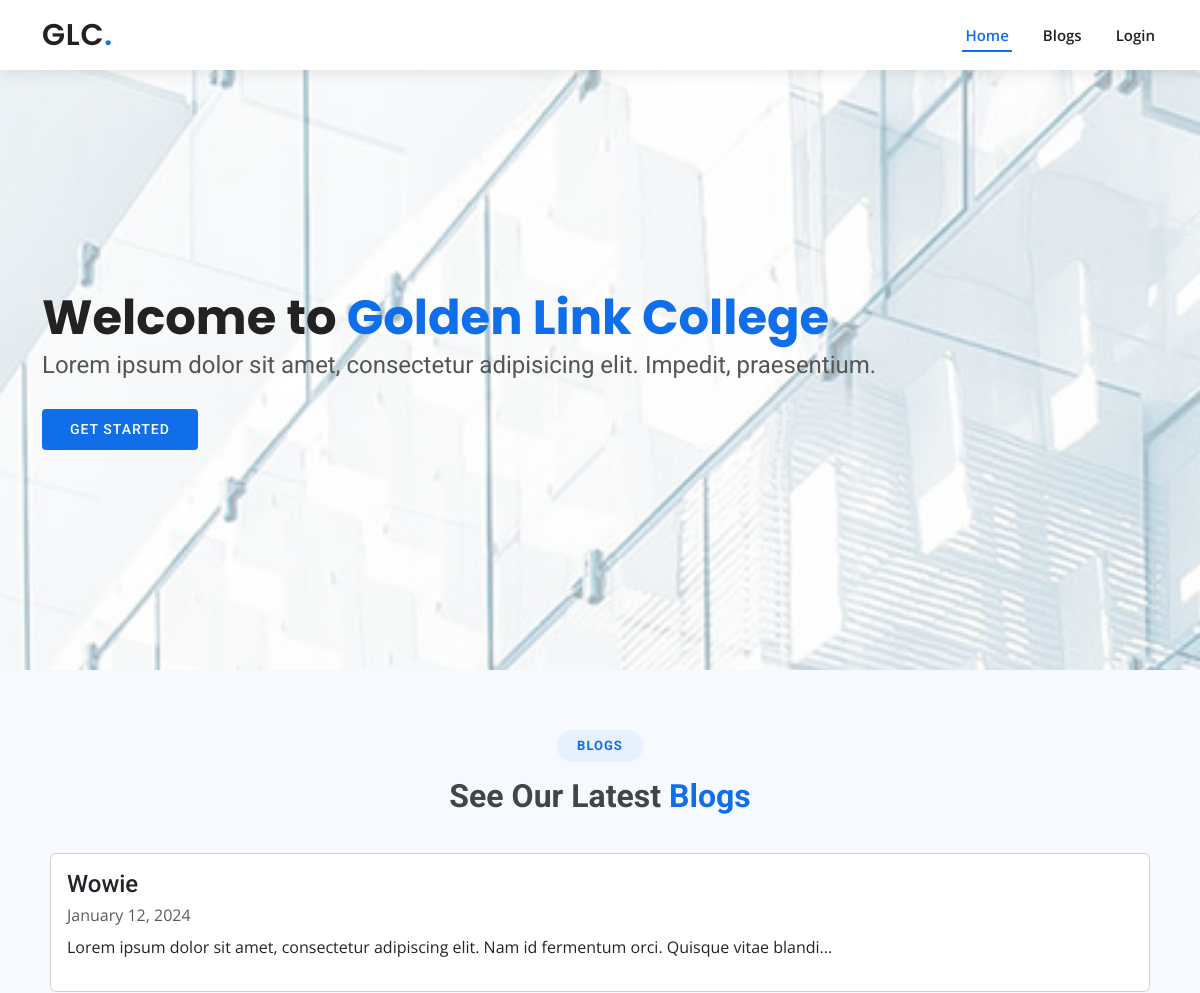
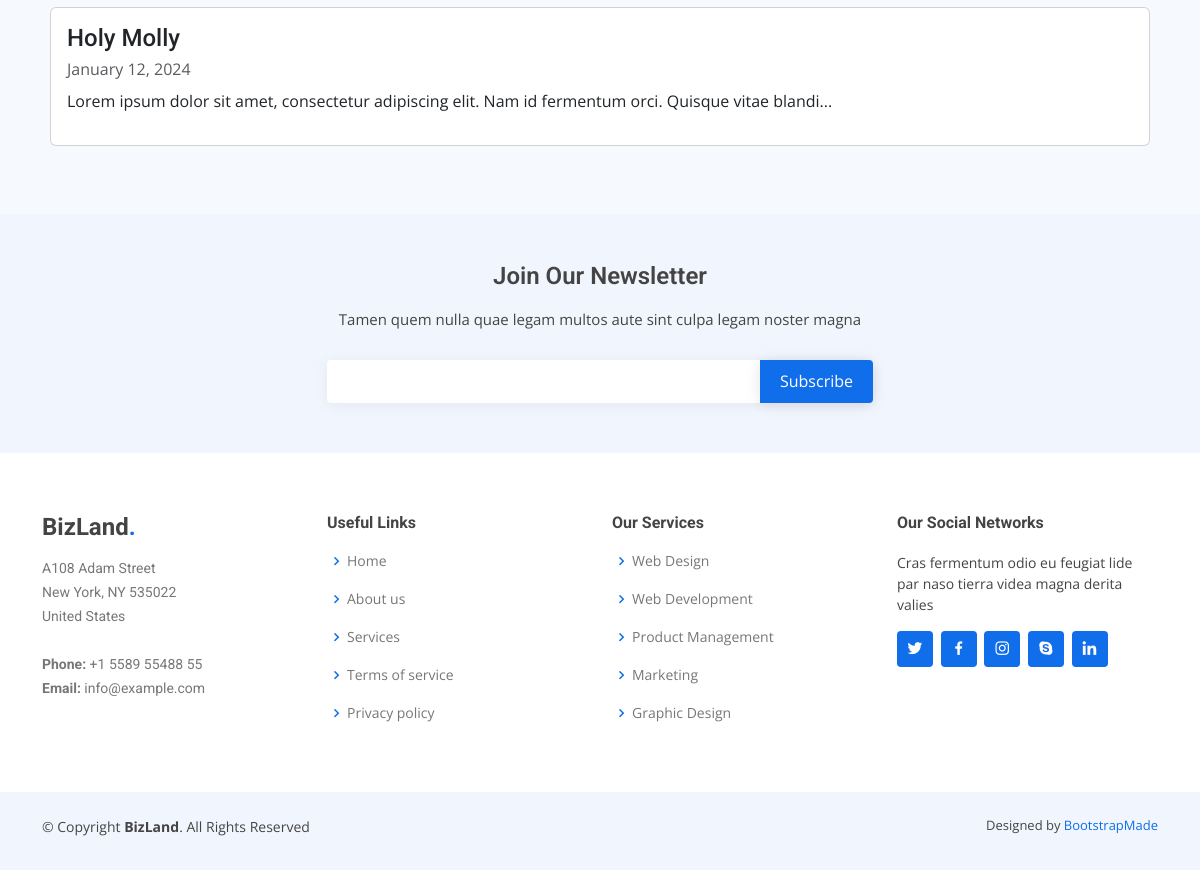
The page / on the database its author committed (2 pictures, top to bottom).
### tables this page shows
CREATE TABLE "blogs" (
	"id"	INTEGER,
	"user_id"	INTEGER,
	"title"	varchar(45),
	"description"	TEXT,
	"img_url"	TEXT,
	"created_at"	datetime,
	"updated_at"	datetime,
	PRIMARY KEY("id"),
	FOREIGN KEY("user_id") REFERENCES "users"
);

### connection.php (called while the page is built, shortened)
<?php
$connection = new PDO('sqlite:' . __DIR__ . '/database.db');
function fetch_all($query) {
    $data = array();
    global $connection;
    $stmt = $connection->query($query);
    while ($row = $stmt->fetch()) {
        $data[] = $row;
    }
    return $data;
}

### index.php (the view, shortened to what this page needs)
<?php require_once('connection.php') ?>
<?php
    $query = "SELECT * FROM blogs ORDER BY created_at DESC";
    $blogs = fetch_all($query);
?>
<!DOCTYPE html>
<html lang="en">
<head>
    <link href="assets/vendor/aos/aos.css" rel="stylesheet">
    <link href="assets/vendor/bootstrap/css/bootstrap.min.css" rel="stylesheet">
    <link href="assets/vendor/bootstrap-icons/bootstrap-icons.css" rel="stylesheet">
    <link href="assets/vendor/boxicons/css/boxicons.min.css" rel="stylesheet">
    <link href="assets/vendor/glightbox/css/glightbox.min.css" rel="stylesheet">
    <link href="assets/vendor/swiper/swiper-bundle.min.css" rel="stylesheet">
    <link href="assets/css/style.css" rel="stylesheet">
</head>
<body>
    <header id="header" class="d-flex align-items-center">
        <div class="container d-flex align-items-center justify-content-between">
            <h1 class="logo"><a href="index.html">GLC<span>.</span></a></h1>
            <nav id="navbar" class="navbar">
                <ul>
                    <li><a class="nav-link scrollto active" href="#hero">Home</a></li>
                    <li><a class="nav-link scrollto" href="#blog">Blogs</a></li>
                    <li><a href="backend/login.php">Login</a></li>
                </ul>
            </nav>
        </div>
    </header>
    <section id="hero" class="d-flex align-items-center">
        <div class="container" data-aos="zoom-out" data-aos-delay="100">
            <h1>Welcome to <span>Golden Link College</span></h1>
            <h2>Lorem ipsum dolor sit amet, consectetur adipisicing elit. Impedit, praesentium.</h2>
            <div class="d-flex">
                <a href="#blog" class="btn-get-started scrollto">Get Started</a>
            </div>
    </section>
    <main id="main">
        <section id="blog" class="about section-bg">
            <div class="container" data-aos="fade-up">
                <div class="section-title">
                    <h2>Blogs</h2>
                    <h3>See Our Latest <span>Blogs</span></h3>
                </div>
                <div class="section-body">
                    <?php foreach($blogs as $blog){?>
                    <div class="card m-2">
                        <div class="card-body">
                            <h4 class="card-title"><?= $blog['title']?></h4>
                            <p class="card-subtitle mb-2"><span class="text-muted"><?= date_format(date_create($blog['created_at']),"F d, Y")?></span></p>
                            <p><?= substr_replace($blog['description'],'...',100)?></p>
                        </div>
                    </div>
                    <?php }?>
                </div>
            </div>
        </section>
    </main>
    <footer id="footer">
        <div class="footer-newsletter">
            <div class="container">
                <div class="row justify-content-center">
                    <div class="col-lg-6">
                        <h4>Join Our Newsletter</h4>
                        <p>Tamen quem nulla quae legam multos aute sint culpa legam noster magna</p>
                        <form action="" method="post">
                            <input type="email" name="email"><input type="submit" value="Subscribe">
                        </form>
                    </div>
                </div>
            </div>
        </div>
        <div class="footer-top">
            <div class="container">
                <div class="row">
                    <div class="col-lg-3 col-md-6 footer-contact">
                        <h3>BizLand<span>.</span></h3>
                        <p>
                            A108 Adam Street <br>
                            New York, NY 535022<br>
                            United States <br><br>
                            <strong>Phone:</strong> +1 5589 55488 55<br>
                            <strong>Email:</strong> info@example.com<br>
                        </p>
                    </div>
                    <div class="col-lg-3 col-md-6 footer-links">
                        <h4>Useful Links</h4>
                        <ul>
                            <li><i class="bx bx-chevron-right"></i> <a href="#">Home</a></li>
                            <li><i class="bx bx-chevron-right"></i> <a href="#">About us</a></li>
                            <li><i class="bx bx-chevron-right"></i> <a href="#">Services</a></li>
                            <li><i class="bx bx-chevron-right"></i> <a href="#">Terms of service</a></li>
                            <li><i class="bx bx-chevron-right"></i> <a href="#">Privacy policy</a></li>
                        </ul>
                    </div>
                    <div class="col-lg-3 col-md-6 footer-links">
                        <h4>Our Services</h4>
                        <ul>
                            <li><i class="bx bx-chevron-right"></i> <a href="#">Web Design</a></li>
                            <li><i class="bx bx-chevron-right"></i> <a href="#">Web Development</a></li>
                            <li><i class="bx bx-chevron-right"></i> <a href="#">Product Management</a></li>
                            <li><i class="bx bx-chevron-right"></i> <a href="#">Marketing</a></li>
                            <li><i class="bx bx-chevron-right"></i> <a href="#">Graphic Design</a></li>
                        </ul>
                    </div>
                    <div class="col-lg-3 col-md-6 footer-links">
                        <h4>Our Social Networks</h4>
                        <p>Cras fermentum odio eu feugiat lide par naso tierra videa magna derita valies</p>
                        <div class="social-links mt-3">
                            <a href="#" class="twitter"><i class="bx bxl-twitter"></i></a>
                            <a href="#" class="facebook"><i class="bx bxl-facebook"></i></a>
                            <a href="#" class="instagram"><i class="bx bxl-instagram"></i></a>
                            <a href="#" class="google-plus"><i class="bx bxl-skype"></i></a>
                            <a href="#" class="linkedin"><i class="bx bxl-linkedin"></i></a>
                        </div>
                    </div>
                </div>
            </div>
        </div>
        <div class="container py-4">
            <div class="copyright">
                &copy; Copyright <strong><span>BizLand</span></strong>. All Rights Reserved
            </div>
            <div class="credits">
                Designed by <a href="https://bootstrapmade.com/">BootstrapMade</a>
            </div>
        </div>
    </footer>
</body>
</html>

### rows shown on the page
blogs: title "Wowie", created_at "January 12, 2024", description "Lorem ipsum dolor sit amet, consectetur adipiscing elit. Nam id fermentum orci. Quisque vitae blandi..."
blogs: title "Holy Molly", created_at "January 12, 2024", description "Lorem ipsum dolor sit amet, consectetur adipiscing elit. Nam id fermentum orci. Quisque vitae blandi..."
